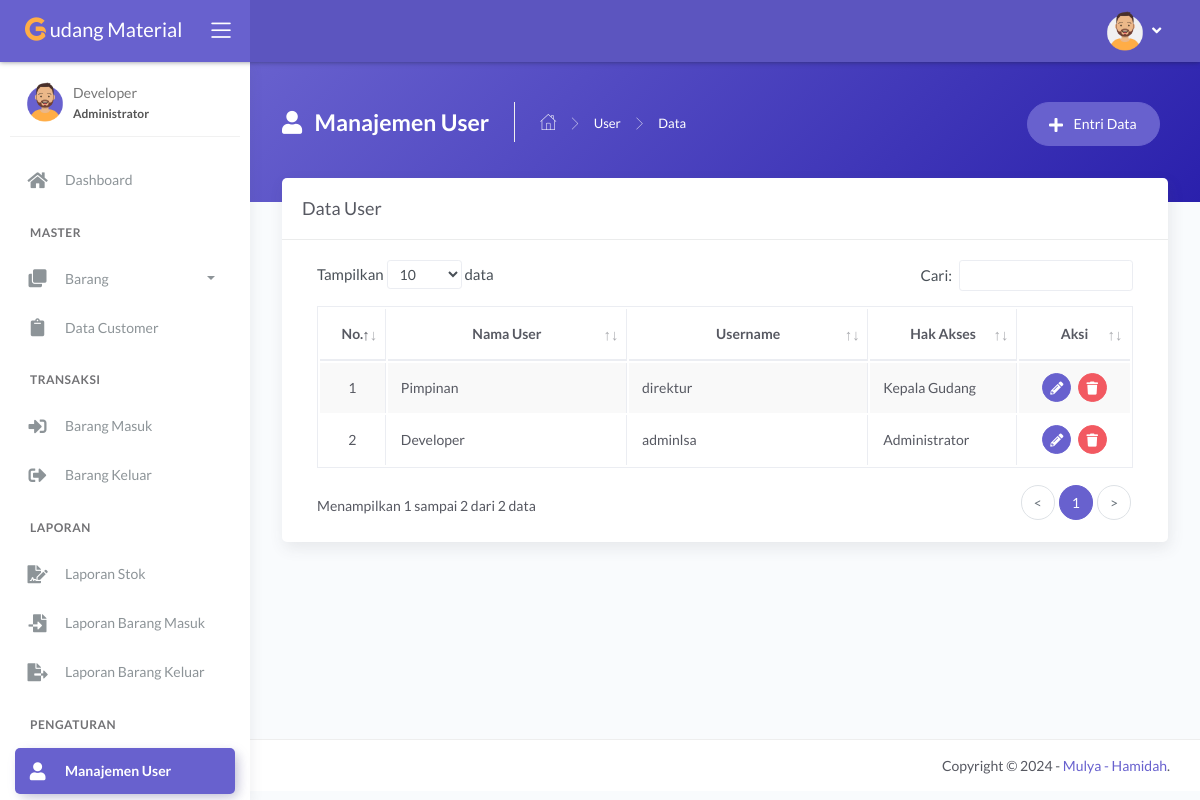
/main.php?module=user (signed in), run on an earlier commit of the app's database.
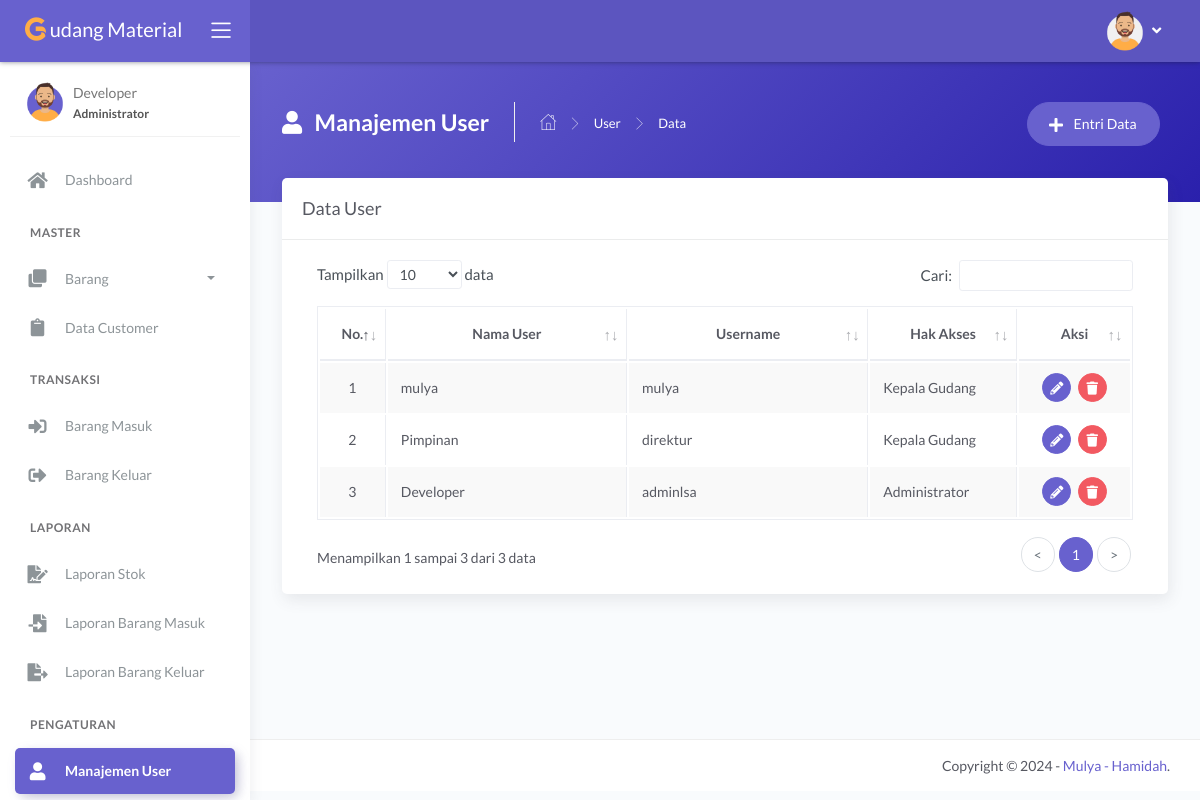
And on a later commit of the database.
### tables this page shows
CREATE TABLE `tbl_user` (
  `id_user` int(11) NOT NULL,
  `nama_user` varchar(30) NOT NULL,
  `username` varchar(30) NOT NULL,
  `password` varchar(255) NOT NULL,
  `hak_akses` enum('Administrator','Admin Gudang','Kepala Gudang') NOT NULL
);

### modules/user/tampil_data.php (the view, shortened to what this page needs)
<?php
if (basename($_SERVER['PHP_SELF']) === basename(__FILE__)) {
  header('location: 404.html');
}
else {
?>
  <div class="panel-header bg-secondary-gradient">
    <div class="page-inner py-45">
      <div class="d-flex align-items-left align-items-md-top flex-column flex-md-row">
        <div class="page-header text-white">
          <h4 class="page-title text-white"><i class="fas fa-user mr-2"></i> Manajemen User</h4>
          <ul class="breadcrumbs">
            <li class="nav-home"><a href="?module=dashboard"><i class="flaticon-home text-white"></i></a></li>
            <li class="separator"><i class="flaticon-right-arrow"></i></li>
            <li class="nav-item"><a href="?module=user" class="text-white">User</a></li>
            <li class="separator"><i class="flaticon-right-arrow"></i></li>
            <li class="nav-item"><a>Data</a></li>
          </ul>
        </div>
        <div class="ml-md-auto py-2 py-md-0">
          <a href="?module=form_entri_user" class="btn btn-secondary btn-round mr-2">
            <span class="btn-label"><i class="fa fa-plus mr-2"></i></span> Entri Data
          </a>
        </div>
      </div>
    </div>
  </div>
  <div class="page-inner mt--5">
    <div class="card">
      <div class="card-header">
        <div class="card-title">Data User</div>
      </div>
      <div class="card-body">
        <div class="table-responsive">
          <table id="basic-datatables" class="display table table-bordered table-striped table-hover">
            <thead>
              <tr>
                <th class="text-center">No.</th>
                <th class="text-center">Nama User</th>
                <th class="text-center">Username</th>
                <th class="text-center">Hak Akses</th>
                <th class="text-center">Aksi</th>
              </tr>
            </thead>
            <tbody>
              <?php
              $no = 1;
              $query = mysqli_query($mysqli, "SELECT id_user, nama_user, username, hak_akses FROM tbl_user ORDER BY id_user DESC")
                                              or die('Ada kesalahan pada query tampil data : ' . mysqli_error($mysqli));
              while ($data = mysqli_fetch_assoc($query)) { ?>
                <tr>
                  <td width="30" class="text-center"><?php echo $no++; ?></td>
                  <td width="180"><?php echo $data['nama_user']; ?></td>
                  <td width="180"><?php echo $data['username']; ?></td>
                  <td width="100"><?php echo $data['hak_akses']; ?></td>
                  <td width="70" class="text-center">
                    <div>
                      <a href="?module=form_ubah_user&id=<?php echo $data['id_user']; ?>" class="btn btn-icon btn-round btn-secondary btn-sm mr-md-1" data-toggle="tooltip" data-placement="top" title="Ubah">
                        <i class="fas fa-pencil-alt fa-sm"></i>
                      </a>
                      <a href="modules/user/proses_hapus.php?id=<?php echo $data['id_user']; ?>" onclick="return confirm('Anda yakin ingin menghapus data user dengan username <?php echo $data['username']; ?>?')" class="btn btn-icon btn-round btn-danger btn-sm" data-toggle="tooltip" data-placement="top" title="Hapus">
                        <i class="fas fa-trash fa-sm"></i>
                      </a>
                    </div>
                  </td>
                </tr>
              <?php } ?>
            </tbody>
          </table>
        </div>
      </div>
    </div>
  </div>
<?php } ?>

What changed in the data, as far as the page shows it:
added tbl_user: nama_user "mulya", username "mulya", hak_akses "Kepala Gudang"
Also different on the page:
text written by a page script: "Tampilkan data Cari: Menampilkan 1 sampai 2 dari 2 data < 1 >" → "Tampilkan data Cari: Menampilkan 1 sampai 3 dari 3 data < 1 >"
